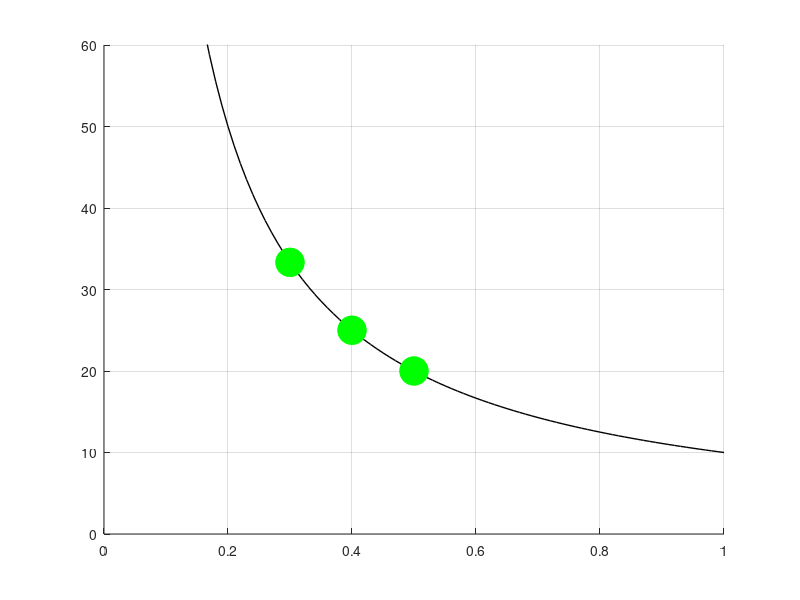

MATLAB code for this plot:
function sample_pnts = out_sample_pnts_P
%%
close all;

sample_pnts = [];

% Basic grid points
set_prob = [0.3];
for i = 0
    set_mag = 10 ./ set_prob + i*3;
    sample_pnts = [sample_pnts; [set_prob',set_mag']];
end

set_prob = [0.4];
for i = 0
    set_mag = 10 ./ set_prob + i*3;
    sample_pnts = [sample_pnts; [set_prob',set_mag']];
end

set_prob = [0.5];
for i = 0
    set_mag = 10 ./ set_prob + i*3;
    sample_pnts = [sample_pnts; [set_prob',set_mag']];
end

sample_pnts = [sample_pnts; sample_pnts];

% Add noise%
%sample_pnts(:,2) = round(sample_pnts(:,2) + rand(size(sample_pnts,1),1) * 3 - 1.5);

% Randomize the order
rnd_idx = randperm(size(sample_pnts,1));
tmp_prob = sample_pnts(:,1);
tmp_mag = sample_pnts(:,2);
sample_pnts(:,1) = tmp_prob(rnd_idx);
sample_pnts(:,2) = tmp_mag(rnd_idx);

% Disp statistics
val = sample_pnts(:,1) .* sample_pnts(:,2);
risk = sample_pnts(:,2).^2 .* sample_pnts(:,1) .* (1 - sample_pnts(:,1));
disp(['corr. between return and risk: ',num2str(corr(val,sqrt(risk)))])
disp(['# sample points: ', num2str(size(sample_pnts,1))])

%%%%%%%%%%%% For check %%%%%%%%%%%%
disp(['# sample points: ', num2str(size(sample_pnts,1))])

figure(1)
hold on

x = [0:0.01:1]; y = 10 ./ x;
plot(x,y,'k-','LineWidth',1)

for i = 1:size(sample_pnts,1)
    %clr = [1,1,1] * i / size(sample_pnts,1);
    clr = [0,1,0];
    plot(sample_pnts(i,1),sample_pnts(i,2),'o','MarkerFaceColor',clr,'MarkerEdgeColor',clr,'MarkerSize',20,'LineWidth',1)
end

hold off
xlim([0,1])
ylim([0,60])
grid on

%{
%figure(2)
%scatter(val,sqrt(risk))
%}

end